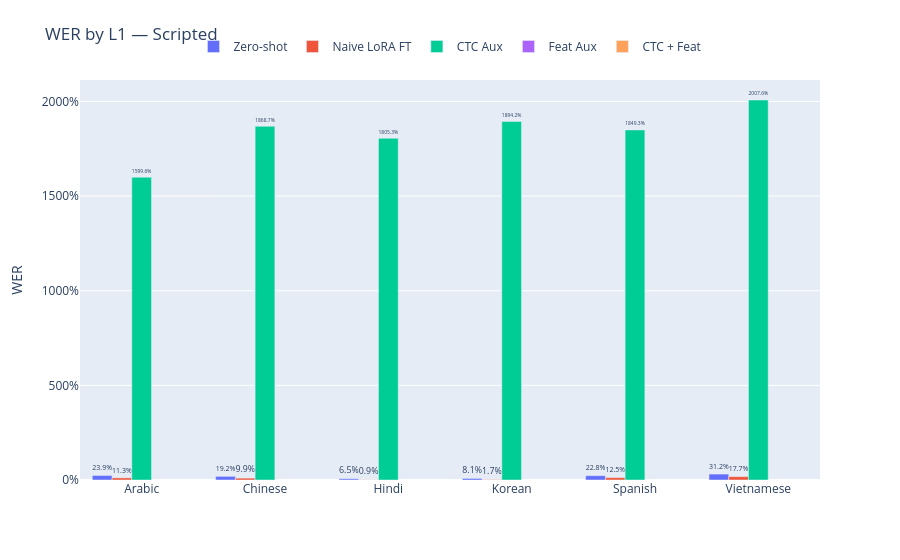
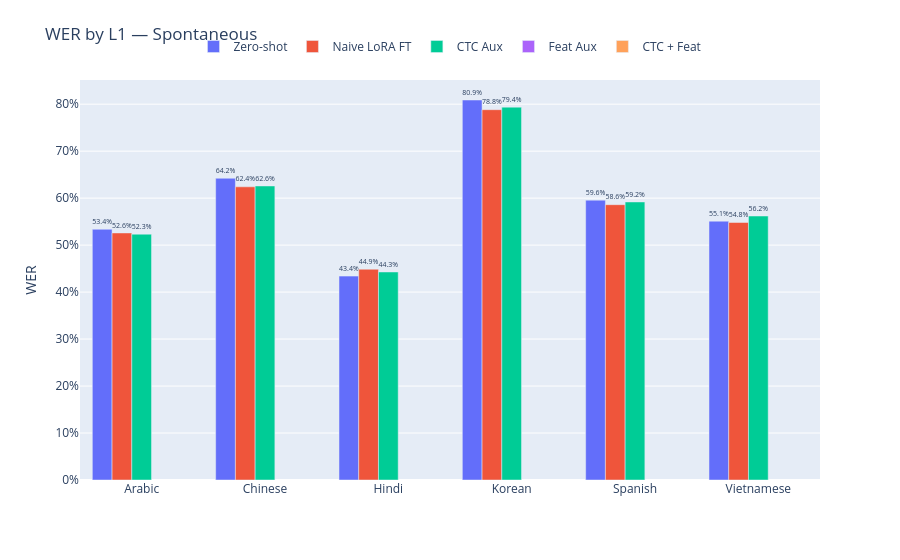

Notebook source saved alongside these figures, in order:
### Markdown cell above
---

 # Part 2 — Per-L1 WER

### Code cell
for split in SPLITS:
    l1_rows = []
    for key, label in MODEL_KEYS.items():
        if not available(key, split):
            continue
        grp = grouped_wer(results[key][split], "l1")
        grp["Model"] = label
        l1_rows.append(grp)
    if not l1_rows:
        continue

    l1_df = pd.concat(l1_rows, ignore_index=True)

    # Delta vs zero-shot baseline (negative = improvement)
    base_label = MODEL_KEYS["baseline"]
    base_wer   = (
        l1_df[l1_df["Model"] == base_label][["l1", "wer"]]
        .rename(columns={"wer": "wer_base"})
    )
    l1_df = l1_df.merge(base_wer, on="l1", how="left")
    l1_df["wer_delta_pct"] = (
        (l1_df["wer"] - l1_df["wer_base"]) / l1_df["wer_base"] * 100
    )

    l1s = sorted(l1_df["l1"].unique())

    fig = go.Figure()
    for key, label in MODEL_KEYS.items():
        sub = l1_df[l1_df["Model"] == label].set_index("l1")
        fig.add_trace(go.Bar(
            name = label,
            x    = l1s,
            y    = [sub.loc[l, "wer"] if l in sub.index else None for l in l1s],
            text = [f"{sub.loc[l, 'wer']:.1%}" if l in sub.index else "" for l in l1s],
            textposition = "outside",
        ))
    fig.update_layout(
        title   = f"WER by L1 — {split.capitalize()}",
        barmode = "group",
        yaxis   = dict(title="WER", tickformat=".0%"),
        legend  = dict(orientation="h", y=1.12, xanchor="center", x=0.5),
        margin  = dict(t=80),
    )
    fig.show()

    out = Path(RESULTS_DIR) / f"comparison_{split}_by_l1.csv"
    l1_df.to_csv(out, index=False)
    print(f"Saved {out}")
    display(
        l1_df.sort_values(["l1", "Model"])
             .style.format({
                 "wer":           "{:.4f}",
                 "wer_base":      "{:.4f}",
                 "wer_delta_pct": "{:+.1f}%",
                 "per":           lambda v: f"{v:.4f}" if pd.notna(v) else "—",
             })
             .set_caption(f"{split.capitalize()} — Per-L1 WER")
    )

### Figure 1 — Plotly figure (JSON) as saved in the notebook; plotly's stock layout.template omitted (floating-point values rounded to 4 significant figures)
{"data": [{"name": "Zero-shot", "text": ["23.9%", "19.2%", "6.5%", "8.1%", "22.8%", "31.2%"], "textposition": "outside", "type": "bar", "x": ["Arabic", "Chinese", "Hindi", "Korean", "Spanish", "Vietnamese"], "y": [0.2387, 0.1916, 0.06533, 0.081, 0.2284, 0.3123]}, {"name": "Naive LoRA FT", "text": ["11.3%", "9.9%", "0.9%", "1.7%", "12.5%", "17.7%"], "textposition": "outside", "type": "bar", "x": ["Arabic", "Chinese", "Hindi", "Korean", "Spanish", "Vietnamese"], "y": [0.1125, 0.09872, 0.009446, 0.01741, 0.1253, 0.1774]}, {"name": "CTC Aux", "text": ["1599.6%", "1868.7%", "1805.3%", "1894.2%", "1849.3%", "2007.6%"], "textposition": "outside", "type": "bar", "x": ["Arabic", "Chinese", "Hindi", "Korean", "Spanish", "Vietnamese"], "y": [16.0, 18.69, 18.05, 18.94, 18.49, 20.08]}, {"name": "Feat Aux", "text": ["", "", "", "", "", ""], "textposition": "outside", "type": "bar", "x": ["Arabic", "Chinese", "Hindi", "Korean", "Spanish", "Vietnamese"], "y": [null, null, null, null, null, null]}, {"name": "CTC + Feat", "text": ["", "", "", "", "", ""], "textposition": "outside", "type": "bar", "x": ["Arabic", "Chinese", "Hindi", "Korean", "Spanish", "Vietnamese"], "y": [null, null, null, null, null, null]}], "layout": {"barmode": "group", "legend": {"orientation": "h", "x": 0.5, "xanchor": "center", "y": 1.12}, "margin": {"t": 80}, "title": {"text": "WER by L1 — Scripted"}, "yaxis": {"tickformat": ".0%", "title": {"text": "WER"}}}}

### Figure 2 — Plotly figure (JSON) as saved in the notebook; plotly's stock layout.template omitted (floating-point values rounded to 4 significant figures)
{"data": [{"name": "Zero-shot", "text": ["53.4%", "64.2%", "43.4%", "80.9%", "59.6%", "55.1%"], "textposition": "outside", "type": "bar", "x": ["Arabic", "Chinese", "Hindi", "Korean", "Spanish", "Vietnamese"], "y": [0.5337, 0.6423, 0.434, 0.8089, 0.5957, 0.551]}, {"name": "Naive LoRA FT", "text": ["52.6%", "62.4%", "44.9%", "78.8%", "58.6%", "54.8%"], "textposition": "outside", "type": "bar", "x": ["Arabic", "Chinese", "Hindi", "Korean", "Spanish", "Vietnamese"], "y": [0.5259, 0.6241, 0.4487, 0.7883, 0.5861, 0.5482]}, {"name": "CTC Aux", "text": ["52.3%", "62.6%", "44.3%", "79.4%", "59.2%", "56.2%"], "textposition": "outside", "type": "bar", "x": ["Arabic", "Chinese", "Hindi", "Korean", "Spanish", "Vietnamese"], "y": [0.5233, 0.6259, 0.4428, 0.7937, 0.5919, 0.562]}, {"name": "Feat Aux", "text": ["", "", "", "", "", ""], "textposition": "outside", "type": "bar", "x": ["Arabic", "Chinese", "Hindi", "Korean", "Spanish", "Vietnamese"], "y": [null, null, null, null, null, null]}, {"name": "CTC + Feat", "text": ["", "", "", "", "", ""], "textposition": "outside", "type": "bar", "x": ["Arabic", "Chinese", "Hindi", "Korean", "Spanish", "Vietnamese"], "y": [null, null, null, null, null, null]}], "layout": {"barmode": "group", "legend": {"orientation": "h", "x": 0.5, "xanchor": "center", "y": 1.12}, "margin": {"t": 80}, "title": {"text": "WER by L1 — Spontaneous"}, "yaxis": {"tickformat": ".0%", "title": {"text": "WER"}}}}
